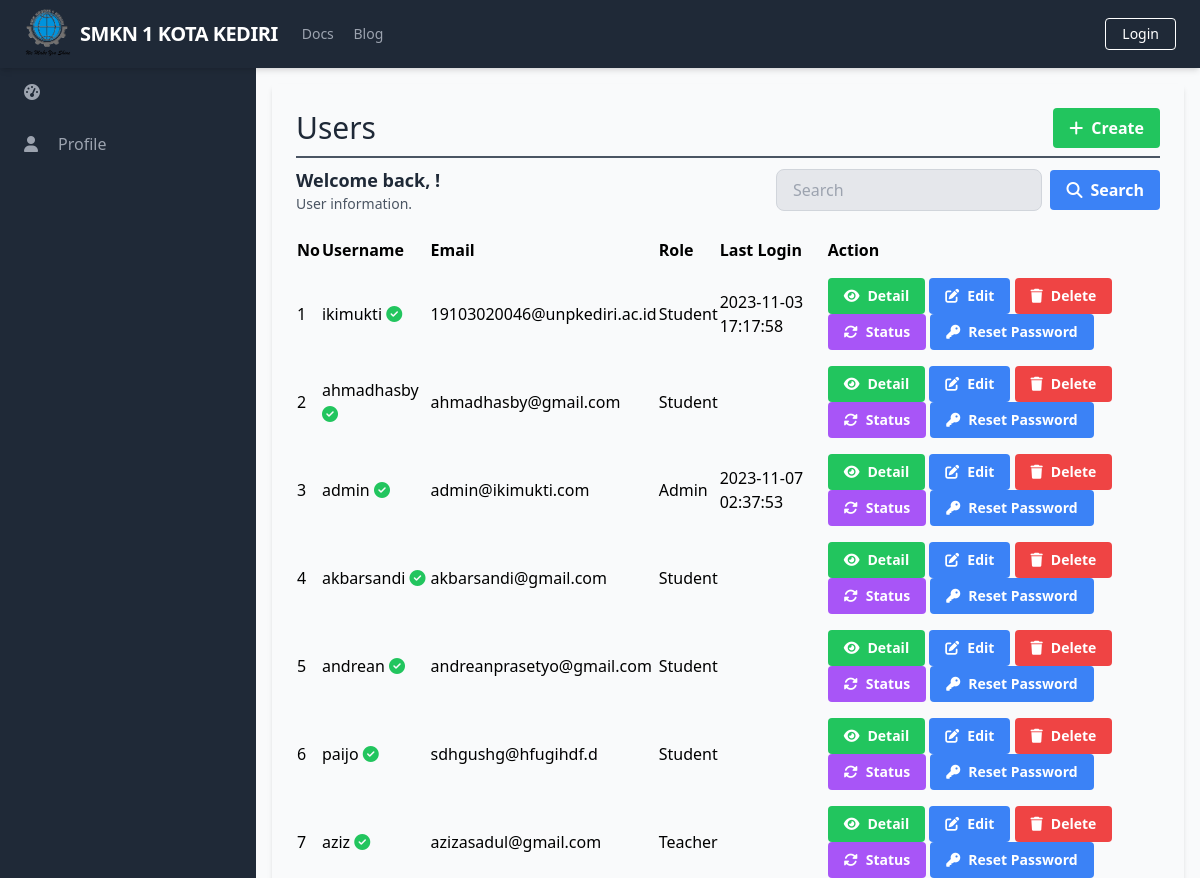
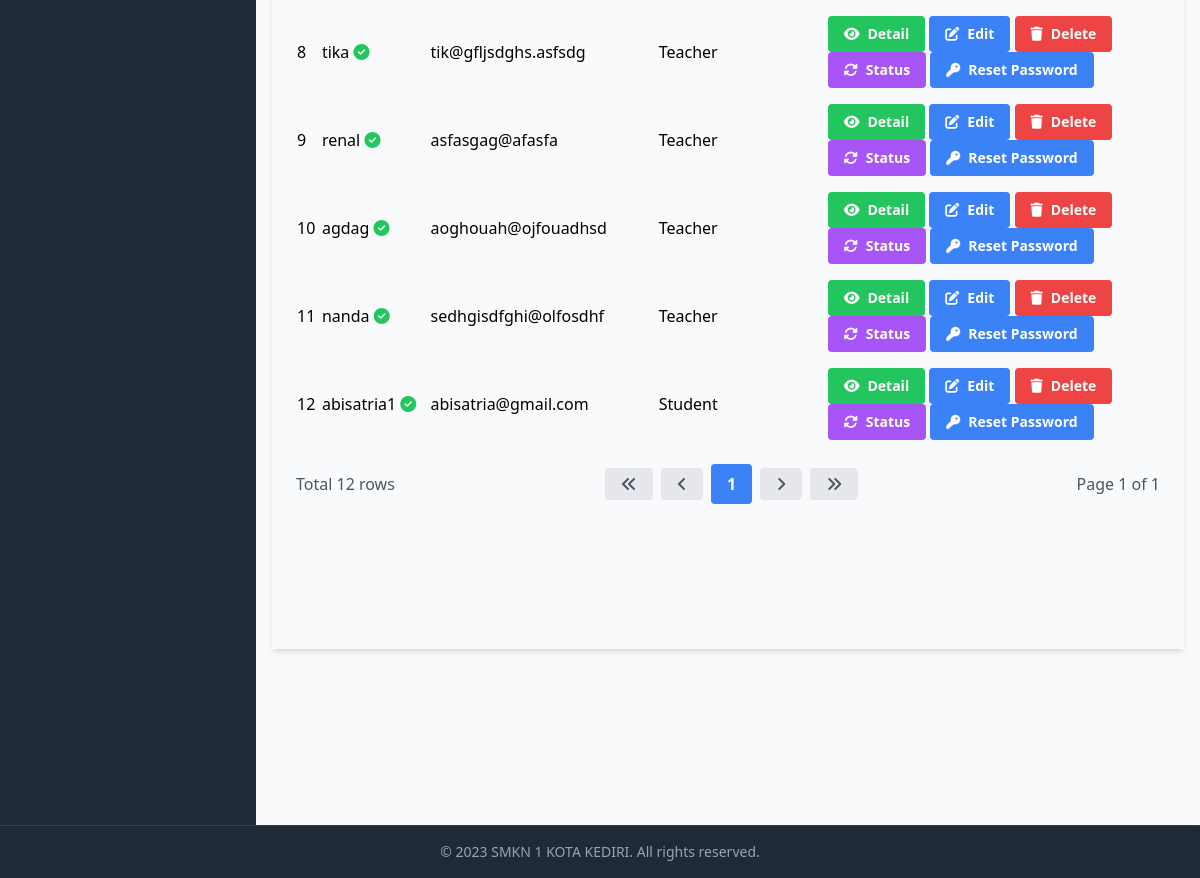
The app's page /manage_users/manage_users_list.php, older data (2 pictures, top to bottom).
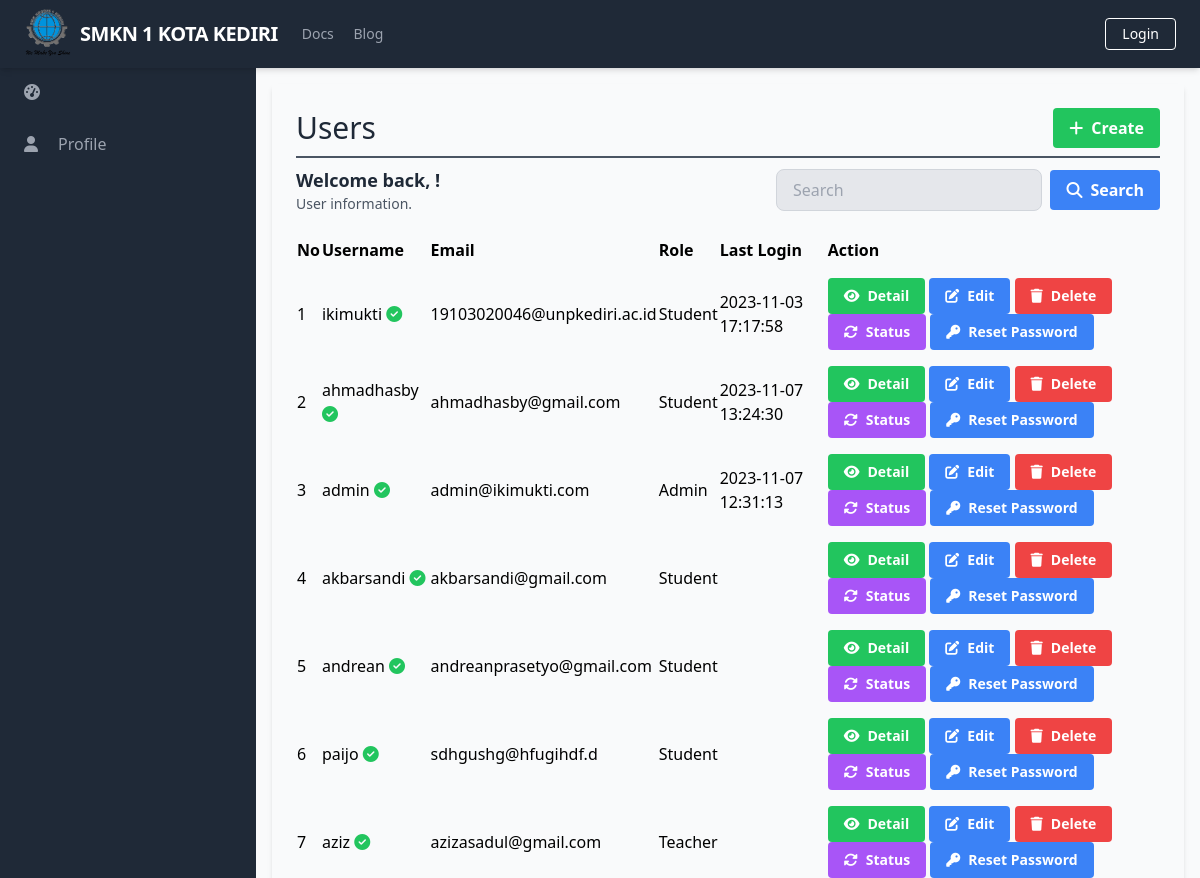
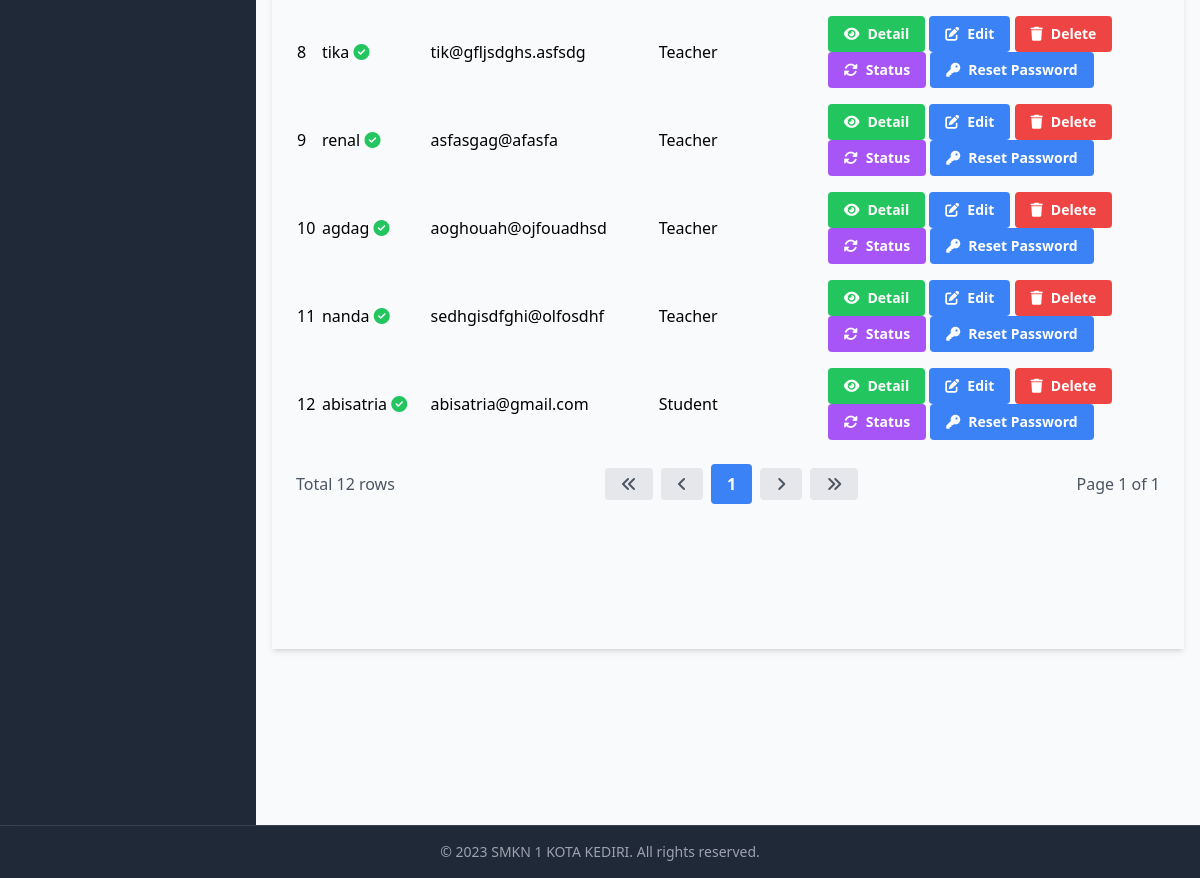
The same page, newer data (2 pictures, top to bottom).
### tables this page shows
CREATE TABLE `Users` (
  `UserID` int(11) NOT NULL,
  `Username` varchar(50) NOT NULL,
  `Password` varchar(255) NOT NULL,
  `Email` varchar(100) NOT NULL,
  `FullName` varchar(100) DEFAULT NULL,
  `DateOfBirth` date DEFAULT NULL,
  `Gender` varchar(10) DEFAULT NULL,
  `Address` text DEFAULT NULL,
  `PhoneNumber` varchar(20) DEFAULT NULL,
  `RoleID` int(11) DEFAULT NULL,
  `AccountCreationDate` timestamp NOT NULL DEFAULT current_timestamp() ON UPDATE current_timestamp(),
  `LastLogin` datetime DEFAULT NULL,
  `AccountStatus` varchar(20) DEFAULT NULL,
  `ProfilePictureURL` varchar(255) DEFAULT NULL,
  `ActivationStatus` varchar(20) DEFAULT NULL
);

CREATE TABLE `Role` (
  `RoleID` int(11) NOT NULL,
  `RoleName` varchar(50) NOT NULL
);

### database/connection.php (called while the page is built, shortened)
<?php
$baseUrl = "http://localhost/final_project_aziz_2023/";
$baseTitle = "SMKN 1 KOTA KEDIRI";
$baseLogoUrl = "http://localhost/final_project_aziz_2023/static/logo.png";

### public/manage_users/manage_users_list.php (the view, shortened to what this page needs)
<?php
require_once('../../database/connection.php');
?>
<?php include_once('../components/header.php'); ?>
<div class="h-screen flex flex-col">
    <?php include('../components/navbar.php'); ?>
    <div class="flex-grow bg-gray-50 flex flex-row shadow-md">
        <?php include('../components/sidebar.php'); ?>
        <main class=" bg-gray-50 flex flex-col flex-1 overflow-y-scroll h-screen flex-shrink-0 sc-hide pb-40">
            <div class="flex items-start justify-start p-6 shadow-md m-4 flex-1 flex-col">
                <div class="flex flex-row justify-between items-center w-full border-b-2 border-gray-600 mb-2 pb-2">
                    <h1 class="text-3xl text-gray-800 font-semibol w-full">Users</h1>
                    <div class="flex flex-row justify-end items-center">
                        <a href="<?php echo $baseUrl; ?>public/manage_users/manage_users_create.php" class="bg-green-500 hover-bg-green-700 text-white font-bold py-2 px-4 rounded inline-flex items-center">
                            <i class="fas fa-plus mr-2"></i>
                            <span>Create</span>
                        </a>
                    </div>
                </div>
                <div class="flex flex-col w-full">
                    <div class="flex flex-row justify-between items-center w-full mb-2 pb-2">
                        <div>
                            <h2 class="text-lg text-gray-800 font-semibold">Welcome back, <?php echo $_SESSION['FullName']; ?>!</h2>
                            <p class="text-gray-600 text-sm">User information.</p>
                        </div>
                        <form class="flex items-center justify-end space-x-2 w-96">
                            <input type="text" name="search" class="bg-gray-200 focus-bg-white focus-outline-none border border-gray-300 rounded-lg py-2 px-4 block w-full appearance-none leading-normal" placeholder="Search" value="<?php echo isset($_GET['search']) ? $_GET['search'] : ''; ?>">
                            <button type="submit" class="bg-blue-500 hover-bg-blue-700 text-white font-bold py-2 px-4 rounded space-x-2 inline-flex items-center">
                                <i class="fas fa-search"></i>
                                <span>Search</span>
                            </button>
                        </form>
                    </div>
                    <table class="min-w-full">
                        <thead>
                            <tr>
                                <th class="text-left py-2">No</th>
                                <th class="text-left py-2">Username</th>
                                <th class="text-left py-2">Email</th>
                                <th class="text-left py-2">Role</th>
                                <th class="text-left py-2">Last Login</th>
                                <th class="text-left py-2">Action</th>
                            </tr>
                        </thead>
                        <tbody>
                            <?php
                            $searchTerm = isset($_GET['search']) ? $_GET['search'] : '';
                            $page = isset($_GET['page']) ? $_GET['page'] : 1;
                            $query = "SELECT u.UserID, u.Username, u.Email, r.RoleName, u.LastLogin, u.ActivationStatus FROM Users u
                                      LEFT JOIN Role r ON u.RoleID = r.RoleID
                                      WHERE u.Username LIKE '%$searchTerm%' OR u.Email LIKE '%$searchTerm%'
                                      LIMIT 15 OFFSET " . ($page - 1) * 15;
                            $result = $conn->query($query);
                            $queryCount = "SELECT COUNT(*) AS count FROM Users WHERE Username LIKE '%$searchTerm%' OR Email LIKE '%$searchTerm%'";
                            $resultCount = $conn->query($queryCount);
                            $rowCount = $resultCount->fetch_assoc()['count'];
                            $totalPage = ceil($rowCount / 15);
                            $no = 1;
                            while ($row = $result->fetch_assoc()) {
                            ?>
                                <tr>
                                    <td class="py-2"><?php echo $no++; ?></td>
                                    <td class="py-2">
                                        <?php echo $row['Username']; ?>
                                        <?php
                                        if ($row['ActivationStatus'] == 'pending' || $row['ActivationStatus'] == NULL) {
                                            echo '<i class="fas fa-hourglass-half text-yellow-500"></i>';
                                        } elseif ($row['ActivationStatus'] == 'active') {
                                            echo '<i class="fas fa-check-circle text-green-500"></i>';
                                        } elseif ($row['ActivationStatus'] == 'disabled') {
                                            echo '<i class="fas fa-ban text-red-500"></i>';
                                        }
                                        ?>
                                    </td>
                                    <td class="py-2"><?php echo $row['Email']; ?></td>
                                    <td class="py-2"><?php echo $row['RoleName']; ?></td>
                                    <td class="py-2"><?php echo $row['LastLogin']; ?></td>
                                    <td class='py-2'>
                                        <a href="<?php echo $baseUrl; ?>public/manage_users/manage_users_detail.php?id=<?php echo $row['UserID'] ?>" class='bg-green-500 hover-bg-green-700 text-white font-bold py-2 px-4 rounded inline-flex items-center text-sm'>
                                            <i class='fas fa-eye mr-2'></i>
                                            <span>Detail</span>
                                        </a>
                                        <a href="<?php echo $baseUrl; ?>public/manage_users/manage_users_update.php?id=<?php echo $row['UserID'] ?>" class='bg-blue-500 hover-bg-blue-700 text-white font-bold py-2 px-4 rounded inline-flex items-center text-sm'>
                                            <i class='fas fa-edit mr-2'></i>
                                            <span>Edit</span>
                                        </a>
                                        <a href="#" onclick="confirmDelete(<?php echo $row['UserID']; ?>)" class='bg-red-500 hover-bg-red-700 text-white font-bold py-2 px-4 rounded inline-flex items-center text-sm'>
                                            <i class='fas fa-trash mr-2'></i>
                                            <span>Delete</span>
                                        </a>
                                        <a href="#" onclick="confirmUpdateStatus(<?php echo $row['UserID']; ?>, '<?php echo $row['ActivationStatus']; ?>')" class='bg-purple-500 hover-bg-blue-700 text-white font-bold py-2 px-4 rounded inline-flex items-center text-sm'>
                                            <i class='fas fa-sync-alt mr-2'></i>
                                            <span>Status</span>
                                        </a>
                                        <a href="<?php echo $baseUrl; ?>public/manage_users/manage_users_reset_password.php?id=<?php echo $row['UserID']; ?>" class="bg-blue-500 hover-bg-blue-700 text-white font-bold py-2 px-4 rounded inline-flex items-center text-sm">
                                            <i class="fas fa-key mr-2"></i>
                                            <span>Reset Password</span>
                                        </a>
                                    </td>
                                </tr>
                            <?php
                            }
                            ?>
                        </tbody>
                    </table>
                    <div class="flex flex-row justify-between items-center w-full mt-4">
                        <div class="flex flex-row justify-start items-center">
                            <span class="text-gray-600">Total <?php echo $rowCount; ?> rows</span>
                        </div>
                        <div class="flex flex-row justify-end items-center space-x-2">
                            <a href="?page=1&search=<?php echo $searchTerm; ?>" class="bg-gray-200 hover-bg-gray-300 text-gray-600 font-bold py-2 px-4 rounded inline-flex items-center">
                                <i class="fas fa-angle-double-left"></i>
                            </a>
                            <a href="?page=<?php if ($page == 1) {
                                                echo $page;
                                            } else {
                                                echo $page - 1;
                                            } ?>&search=<?php echo $searchTerm; ?>" class="bg-gray-200 hover-bg-gray-300 text-gray-600 font-bold py-2 px-4 rounded inline-flex items-center">
                                <i class="fas fa-angle-left"></i>
                            </a>
                            <?php
                            $startPage = $page - 2;
                            $endPage = $page + 2;
                            if ($startPage < 1) {
                                $endPage += abs($startPage) + 1;
                                $startPage = 1;
                            }
                            if ($endPage > $totalPage) {
                                $startPage -= $endPage - $totalPage;
                                $endPage = $totalPage;
                            }
                            if ($startPage < 1) {
                                $startPage = 1;
                            }
                            for ($i = $startPage; $i <= $endPage; $i++) {
                                if ($i == $page) {
                                    echo "<a href='?page=$i&search=$searchTerm' class='bg-blue-500 hover-bg-blue-700 text-white font-bold py-2 px-4 rounded inline-flex items-center'>$i</a>";
                                } else {
                                    echo "<a href='?page=$i&search=$searchTerm' class='bg-gray-200 hover-bg-gray-300 text-gray-600 font-bold py-2 px-4 rounded inline-flex items-center'>$i</a>";
                                }
                            }
                            ?>
                            <a href="?page=<?php if ($page == $totalPage) {
                                                echo $page;
                                            } else {
                                                echo $page + 1;
                                            } ?>&search=<?php echo $searchTerm; ?>" class="bg-gray-200 hover-bg-gray-300 text-gray-600 font-bold py-2 px-4 rounded inline-flex items-center">
                                <i class="fas fa-angle-right"></i>
                            </a>
                            <a href="?page=<?php echo $totalPage; ?>&search=<?php echo $searchTerm; ?>" class="bg-gray-200 hover-bg-gray-300 text-gray-600 font-bold py-2 px-4 rounded inline-flex items-center">
                                <i class="fas fa-angle-double-right"></i>
                            </a>
                        </div>
                        <div class="flex flex-row justify-end items-center ml-2">
                            <span class="text-gray-600">Page <?php echo $page; ?> of <?php echo $totalPage; ?></span>
                        </div>
                    </div>
                </div>
        </main>
    </div>
    <?php include('../components/footer.php'); ?>
</div>
</body>
</html>

### public/components/header.php (shortened to what this page needs)
<!DOCTYPE html>
<html lang="en">
<head>
    <link rel="stylesheet" href="<?php echo $baseUrl; ?>dist/output.css">
    <link rel="stylesheet" href="https://cdn.jsdelivr.net/npm/sweetalert2@11/dist/sweetalert2.min.css">
</head>
<body class="overflow-hidden">

### public/components/navbar.php (shortened to what this page needs)
<nav class="flex items-center justify-between flex-wrap bg-gray-800 py-2 px-6 shadow-md sticky top-0">
    <div class="flex items-center flex-shrink-0 text-white mr-6 ">
        <a href="<?php echo $baseUrl; ?>public/index.php" class="flex items-center space-x-2">
            <img src="<?php echo $baseLogoUrl; ?>" alt="Logo" class="w-12" />
            <span class="font-semibold text-xl tracking-tight"><?php echo $baseTitle; ?></span>
        </a>
    </div>
    <div class="w-full block flex-grow lg:flex lg:items-center lg:w-auto">
        <div class="text-sm lg:flex-grow">
            <a href="#responsive-header" class="block mt-4 lg:inline-block lg:mt-0 text-gray-400 hover:text-white mr-4">
                Docs
            </a>
            <a href="#responsive-header" class="block mt-4 lg:inline-block lg:mt-0 text-gray-400 hover:text-white">
                Blog
            </a>
        </div>
        <div>
            <?php
            if (isset($_SESSION['UserID'])) {
                echo '<a href="javascript:void(0);" onclick="confirmLogout()" class="inline-block text-sm px-4 py-2 leading-none border rounded text-white border-white hover:border-transparent hover:text-gray-500 hover:bg-white mt-4 lg:mt-0">Logout</a>';
            } else {
                echo '<a href="login.php" class="inline-block text-sm px-4 py-2 leading-none border rounded text-white border-white hover:border-transparent hover:text-gray-500 hover:bg-white mt-4 lg:mt-0">Login</a>';
            }
            ?>
        </div>
    </div>
</nav>

### public/components/sidebar.php (shortened to what this page needs)
<aside class="bg-gray-800 text-white w-64 overflow-y-scroll h-screen flex-shrink-0 sc-hide">
    <ul class="text-gray-400">
        <li class="px-6 py-4 hover:bg-gray-700 cursor-pointer space-x-2 flex items-center">
            <i class="fas fa-tachometer-alt mr-3"></i>
        </li>
        <li class="px-6 py-4 hover-bg-gray-700 cursor-pointer space-x-2 flex items-center">
            <i class="fas fa-user mr-3"></i>
            <a href="../profiles/profile.php">Profile</a>
        </li>
    </ul>
    <hr class="mt-60 border-transparent">
</aside>

### public/components/footer.php (shortened to what this page needs)
<footer class="bg-gray-800 text-gray-400 py-4 shadow-md mt-auto sticky bottom-0 border-t border-gray-700">
    <div class="container mx-auto text-center text-sm">
        <p>&copy; 2023 <?php echo $baseTitle; ?>. All rights reserved.</p>
    </div>
</footer>

Row changes from the older to the newer data that the page shows:
changed users "ahmadhasby": LastLogin (not shown) → "2023-11-07 13:24:30"
changed users "admin": LastLogin "2023-11-07 02:37:53" → "2023-11-07 12:31:13"
changed users "abisatria@gmail.com": Username "abisatria1" → "abisatria"
